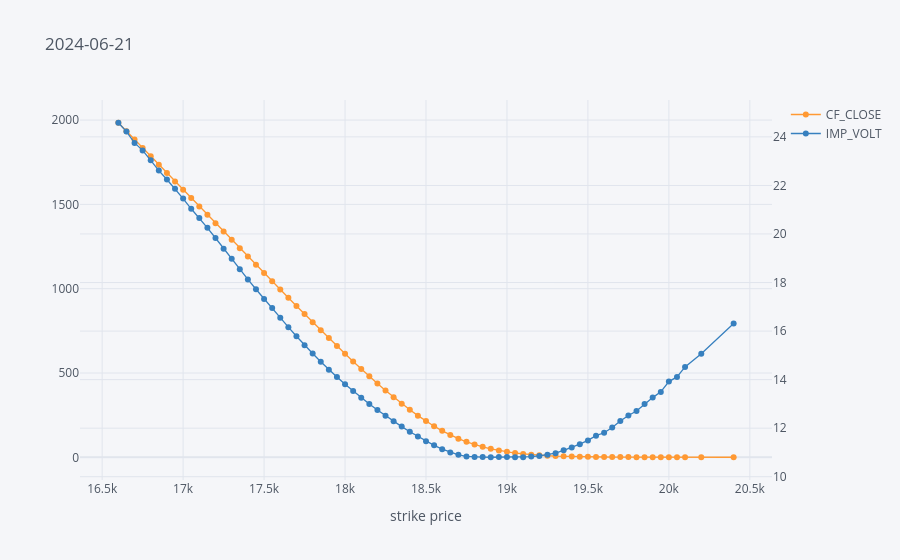
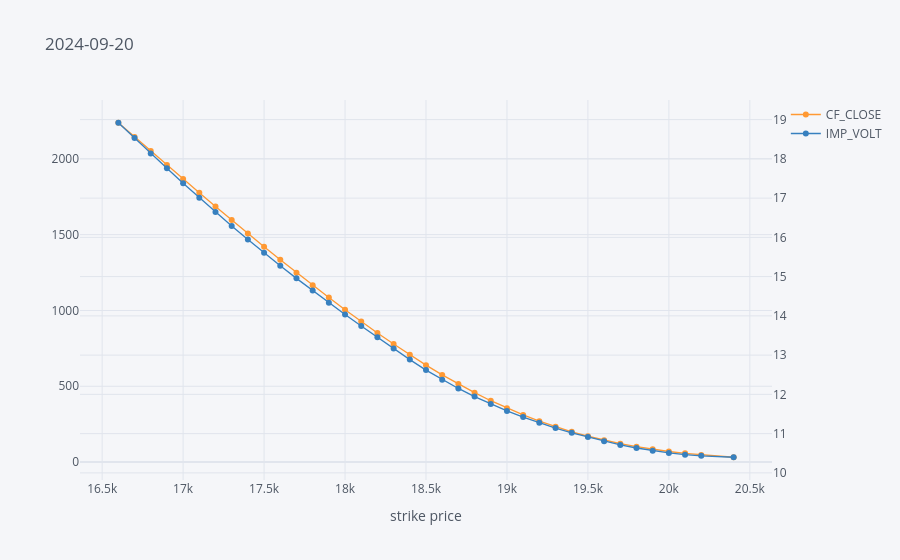
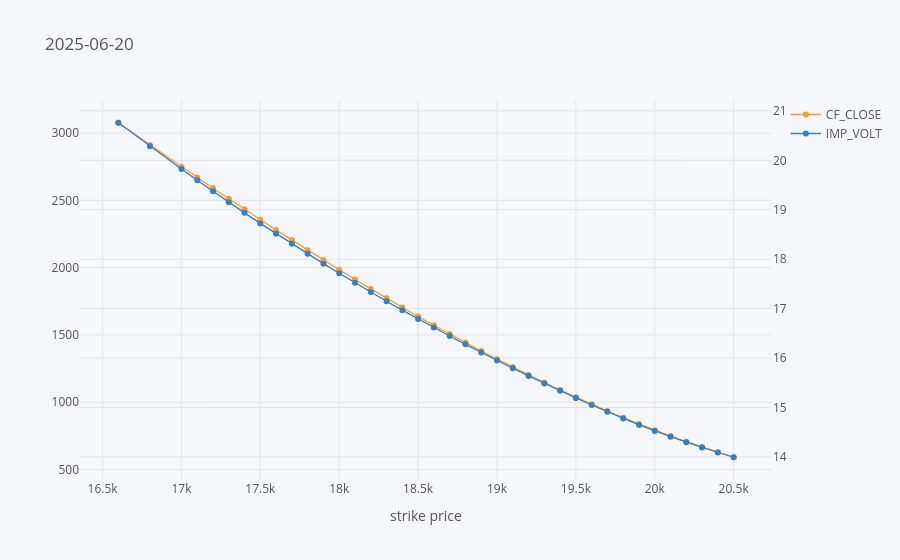

These figures' notebook cell, in order:
### Markdown cell above
Second, for the **calls**.

### Code cell
for expiry in exp_dates:
    to_plot = calls[calls['EXPIR_DATE'] == expiry]
    to_plot.set_index('STRIKE_PRC')[['CF_CLOSE', 'IMP_VOLT']].iplot(title=expiry.strftime('%Y-%m-%d'),
                                                                   secondary_y='IMP_VOLT',
                                                                   mode='lines+markers',
                                                                size=6,
                                                                   xTitle='strike price')

### Figure 1 — Plotly figure (JSON) as saved in the notebook; plotly's stock layout.template omitted (floating-point values rounded to 4 significant figures)
{"data": [{"line": {"color": "rgba(255, 153, 51, 1.0)", "dash": "solid", "shape": "linear", "width": 1.3}, "marker": {"size": 6, "symbol": "circle"}, "mode": "lines+markers", "name": "CF_CLOSE", "text": "", "type": "scatter", "x": [16600, 16650, 16700, 16750, 16800, 16850, 16900, 16950, 17000, 17050, 17100, 17150, 17200, 17250, 17300, 17350, 17400, 17450, 17500, 17550, 17600, 17650, 17700, 17750, 17800, 17850, 17900, 17950, 18000, 18050, 18100, 18150, 18200, 18250, 18300, 18350, 18400, 18450, 18500, 18550, 18600, 18650, 18700, 18750, 18800, 18850, 18900, 18950, 19000, 19050, 19100, 19150, 19200, 19250, 19300, 19350, 19400, 19450, 19500, 19550, 19600, 19650, 19700, 19750, 19800, 19850, 19900, 19950, 20000, 20050, 20100, 20200, 20400], "y": [1984.0, 1934.0, 1885.0, 1835.0, 1785.0, 1736.0, 1686.0, 1636.0, 1587.0, 1537.0, 1488.0, 1438.0, 1389.0, 1339.0, 1290.0, 1240.0, 1191.0, 1142, 1093.0, 1044, 995.1, 946.4, 897.9, 849.6, 801.7, 754.1, 706.9, 660.3, 614.2, 568.8, 524.2, 480.5, 438, 396.7, 356.8, 318.4, 281.8, 247.2, 214.7, 184.7, 157.2, 132.5, 110.7, 91.8, 75.7, 62.1, 50.4, 40.6, 32.4, 25.5, 19.9, 15.5, 12, 9.3, 7.2, 5.7, 4.5, 3.6, 2.9, 2.4, 1.9, 1.6, 1.4, 1.2, 1, 0.9, 0.8, 0.7, 0.7, 0.6, 0.6, 0.5, 0.4]}, {"line": {"color": "rgba(55, 128, 191, 1.0)", "dash": "solid", "shape": "linear", "width": 1.3}, "marker": {"size": 6, "symbol": "circle"}, "mode": "lines+markers", "name": "IMP_VOLT", "text": "", "type": "scatter", "x": [16600, 16650, 16700, 16750, 16800, 16850, 16900, 16950, 17000, 17050, 17100, 17150, 17200, 17250, 17300, 17350, 17400, 17450, 17500, 17550, 17600, 17650, 17700, 17750, 17800, 17850, 17900, 17950, 18000, 18050, 18100, 18150, 18200, 18250, 18300, 18350, 18400, 18450, 18500, 18550, 18600, 18650, 18700, 18750, 18800, 18850, 18900, 18950, 19000, 19050, 19100, 19150, 19200, 19250, 19300, 19350, 19400, 19450, 19500, 19550, 19600, 19650, 19700, 19750, 19800, 19850, 19900, 19950, 20000, 20050, 20100, 20200, 20400], "xaxis": "x", "y": [24.58, 24.22, 23.75, 23.44, 23.03, 22.61, 22.25, 21.86, 21.46, 21.04, 20.66, 20.26, 19.83, 19.4, 18.98, 18.55, 18.13, 17.72, 17.32, 16.95, 16.55, 16.16, 15.79, 15.41, 15.07, 14.74, 14.41, 14.11, 13.81, 13.53, 13.26, 12.99, 12.75, 12.51, 12.29, 12.06, 11.85, 11.65, 11.46, 11.29, 11.13, 11.0, 10.9, 10.84, 10.81, 10.81, 10.8, 10.81, 10.81, 10.81, 10.81, 10.83, 10.86, 10.91, 10.97, 11.09, 11.2, 11.34, 11.49, 11.69, 11.81, 12.03, 12.29, 12.52, 12.7, 12.99, 13.26, 13.49, 13.92, 14.11, 14.52, 15.07, 16.31], "yaxis": "y2"}], "layout": {"legend": {"bgcolor": "#F5F6F9", "font": {"color": "#4D5663"}}, "paper_bgcolor": "#F5F6F9", "plot_bgcolor": "#F5F6F9", "title": {"font": {"color": "#4D5663"}, "text": "2024-06-21"}, "xaxis": {"gridcolor": "#E1E5ED", "showgrid": true, "tickfont": {"color": "#4D5663"}, "title": {"font": {"color": "#4D5663"}, "text": "strike price"}, "zerolinecolor": "#E1E5ED"}, "yaxis": {"gridcolor": "#E1E5ED", "showgrid": true, "tickfont": {"color": "#4D5663"}, "title": {"font": {"color": "#4D5663"}, "text": ""}, "zerolinecolor": "#E1E5ED"}, "yaxis2": {"anchor": "x", "gridcolor": "#E1E5ED", "overlaying": "y", "showgrid": true, "side": "right", "tickfont": {"color": "#4D5663"}, "title": {"text": ""}, "zerolinecolor": "#E1E5ED"}}}

### Figure 2 — Plotly figure (JSON) as saved in the notebook; plotly's stock layout.template omitted (floating-point values rounded to 4 significant figures)
{"data": [{"line": {"color": "rgba(255, 153, 51, 1.0)", "dash": "solid", "shape": "linear", "width": 1.3}, "marker": {"size": 6, "symbol": "circle"}, "mode": "lines+markers", "name": "CF_CLOSE", "text": "", "type": "scatter", "x": [16600, 16700, 16800, 16900, 17000, 17100, 17200, 17300, 17400, 17500, 17600, 17700, 17800, 17900, 18000, 18100, 18200, 18300, 18400, 18500, 18600, 18700, 18800, 18900, 19000, 19100, 19200, 19300, 19400, 19500, 19600, 19700, 19800, 19900, 20000, 20100, 20200, 20400], "y": [2238.0, 2144.0, 2051.0, 1959.0, 1867.0, 1776.0, 1685.0, 1596.0, 1507.0, 1420.0, 1334.0, 1249.0, 1166.0, 1085.0, 1005.0, 927.3, 851.7, 778.3, 707.3, 639.4, 575.1, 514.5, 457.7, 404.8, 355.9, 311.1, 270.2, 233.2, 200, 170.5, 144.3, 121.3, 101.5, 84.4, 70, 57.8, 47.6, 32]}, {"line": {"color": "rgba(55, 128, 191, 1.0)", "dash": "solid", "shape": "linear", "width": 1.3}, "marker": {"size": 6, "symbol": "circle"}, "mode": "lines+markers", "name": "IMP_VOLT", "text": "", "type": "scatter", "x": [16600, 16700, 16800, 16900, 17000, 17100, 17200, 17300, 17400, 17500, 17600, 17700, 17800, 17900, 18000, 18100, 18200, 18300, 18400, 18500, 18600, 18700, 18800, 18900, 19000, 19100, 19200, 19300, 19400, 19500, 19600, 19700, 19800, 19900, 20000, 20100, 20200, 20400], "xaxis": "x", "y": [18.92, 18.53, 18.14, 17.76, 17.38, 17.01, 16.65, 16.29, 15.94, 15.61, 15.28, 14.96, 14.64, 14.34, 14.04, 13.74, 13.45, 13.17, 12.89, 12.62, 12.37, 12.15, 11.94, 11.75, 11.58, 11.42, 11.27, 11.14, 11.02, 10.91, 10.81, 10.71, 10.63, 10.56, 10.51, 10.46, 10.43, 10.4], "yaxis": "y2"}], "layout": {"legend": {"bgcolor": "#F5F6F9", "font": {"color": "#4D5663"}}, "paper_bgcolor": "#F5F6F9", "plot_bgcolor": "#F5F6F9", "title": {"font": {"color": "#4D5663"}, "text": "2024-09-20"}, "xaxis": {"gridcolor": "#E1E5ED", "showgrid": true, "tickfont": {"color": "#4D5663"}, "title": {"font": {"color": "#4D5663"}, "text": "strike price"}, "zerolinecolor": "#E1E5ED"}, "yaxis": {"gridcolor": "#E1E5ED", "showgrid": true, "tickfont": {"color": "#4D5663"}, "title": {"font": {"color": "#4D5663"}, "text": ""}, "zerolinecolor": "#E1E5ED"}, "yaxis2": {"anchor": "x", "gridcolor": "#E1E5ED", "overlaying": "y", "showgrid": true, "side": "right", "tickfont": {"color": "#4D5663"}, "title": {"text": ""}, "zerolinecolor": "#E1E5ED"}}}

### Figure 3 — Plotly figure (JSON) as saved in the notebook; plotly's stock layout.template omitted (floating-point values rounded to 4 significant figures)
{"data": [{"line": {"color": "rgba(255, 153, 51, 1.0)", "dash": "solid", "shape": "linear", "width": 1.3}, "marker": {"size": 6, "symbol": "circle"}, "mode": "lines+markers", "name": "CF_CLOSE", "text": "", "type": "scatter", "x": [16600, 16800, 17000, 17100, 17200, 17300, 17400, 17500, 17600, 17700, 17800, 17900, 18000, 18100, 18200, 18300, 18400, 18500, 18600, 18700, 18800, 18900, 19000, 19100, 19200, 19300, 19400, 19500, 19600, 19700, 19800, 19900, 20000, 20100, 20200, 20300, 20400, 20500], "y": [3076.0, 2912.0, 2750.0, 2669.0, 2590.0, 2511.0, 2433.0, 2356.0, 2280, 2205.0, 2130.0, 2057.0, 1984.0, 1913.0, 1842.0, 1773.0, 1704.0, 1637.0, 1572.0, 1507.0, 1443.0, 1381.0, 1320.0, 1261.0, 1203.0, 1146.0, 1091.0, 1038.0, 985.4, 934.7, 885.7, 838.4, 792.9, 749.2, 707.3, 667.1, 628.5, 591.7]}, {"line": {"color": "rgba(55, 128, 191, 1.0)", "dash": "solid", "shape": "linear", "width": 1.3}, "marker": {"size": 6, "symbol": "circle"}, "mode": "lines+markers", "name": "IMP_VOLT", "text": "", "type": "scatter", "x": [16600, 16800, 17000, 17100, 17200, 17300, 17400, 17500, 17600, 17700, 17800, 17900, 18000, 18100, 18200, 18300, 18400, 18500, 18600, 18700, 18800, 18900, 19000, 19100, 19200, 19300, 19400, 19500, 19600, 19700, 19800, 19900, 20000, 20100, 20200, 20300, 20400, 20500], "xaxis": "x", "y": [20.76, 20.29, 19.82, 19.6, 19.37, 19.15, 18.94, 18.72, 18.52, 18.31, 18.11, 17.91, 17.71, 17.52, 17.33, 17.15, 16.97, 16.79, 16.62, 16.45, 16.28, 16.11, 15.95, 15.79, 15.64, 15.49, 15.34, 15.19, 15.05, 14.91, 14.78, 14.65, 14.52, 14.41, 14.3, 14.19, 14.09, 13.99], "yaxis": "y2"}], "layout": {"legend": {"bgcolor": "#F5F6F9", "font": {"color": "#4D5663"}}, "paper_bgcolor": "#F5F6F9", "plot_bgcolor": "#F5F6F9", "title": {"font": {"color": "#4D5663"}, "text": "2025-06-20"}, "xaxis": {"gridcolor": "#E1E5ED", "showgrid": true, "tickfont": {"color": "#4D5663"}, "title": {"font": {"color": "#4D5663"}, "text": "strike price"}, "zerolinecolor": "#E1E5ED"}, "yaxis": {"gridcolor": "#E1E5ED", "showgrid": true, "tickfont": {"color": "#4D5663"}, "title": {"font": {"color": "#4D5663"}, "text": ""}, "zerolinecolor": "#E1E5ED"}, "yaxis2": {"anchor": "x", "gridcolor": "#E1E5ED", "overlaying": "y", "showgrid": true, "side": "right", "tickfont": {"color": "#4D5663"}, "title": {"text": ""}, "zerolinecolor": "#E1E5ED"}}}
